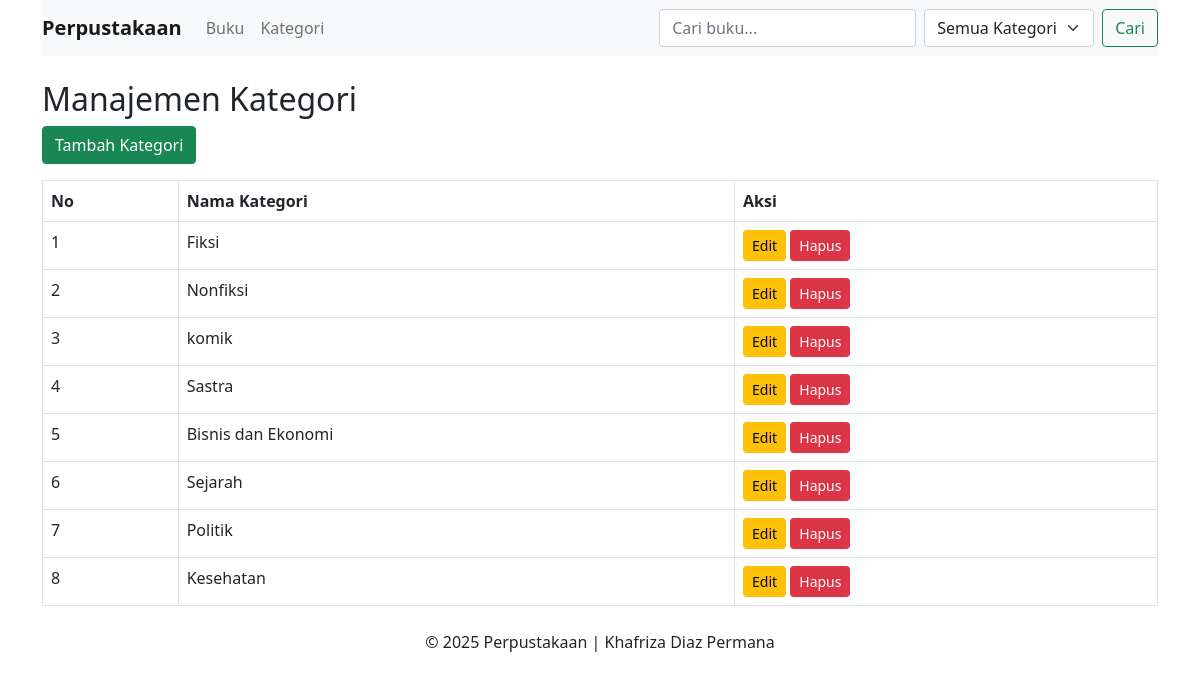
Page /index.php/kategori on the committed database.
### tables this page shows
CREATE TABLE `kategori` (
  `id_kategori` int(11) NOT NULL,
  `nama_kategori` varchar(100) NOT NULL
);

### application/controllers/Kategori.php (called while the page is built, shortened)
<?php
class Kategori extends CI_Controller
{
    public function __construct()
    {
        $this->load->model('Kategori_model');
    }
    public function index()
    {
        $data['kategori'] = $this->Kategori_model->getAll();
        $this->load->view('template/header');
        $this->load->view('kategori/index', $data);
        $this->load->view('template/footer');
    }
}

### index.php (called while the page is built, shortened)
<?php
require_once BASEPATH . 'core/CodeIgniter.php';

### application/models/Kategori_model.php (called while the page is built, shortened)
<?php
class Kategori_model extends CI_Model
{
    public function getAll()
    {
        return $this->db->get('kategori')->result();
    }
}

### application/views/kategori/index.php (the view)
<div class="container mt-4">
    <h2>Manajemen Kategori</h2>
    <a href="<?= site_url('kategori/tambah') ?>" class="btn btn-success mb-3">Tambah Kategori</a>
    <table class="table table-bordered">
        <thead>
            <tr>
                <th>No</th>
                <th>Nama Kategori</th>
                <th>Aksi</th>
            </tr>
        </thead>
        <tbody>
            <?php $no = 1;
            foreach ($kategori as $k) : ?>
                <tr>
                    <td><?= $no++ ?></td>
                    <td><?= $k->nama_kategori ?></td>
                    <td>
                        <a href="<?= site_url('kategori/edit/' . $k->id_kategori) ?>" class="btn btn-warning btn-sm">Edit</a>
                        <a href="<?= site_url('kategori/hapus/' . $k->id_kategori) ?>" class="btn btn-danger btn-sm" onclick="return confirm('Yakin mau hapus?')">Hapus</a>
                    </td>
                </tr>
            <?php endforeach ?>
        </tbody>
    </table>
</div>

### rows in the picture
kategori: nama_kategori "Fiksi"
kategori: nama_kategori "Nonfiksi"
kategori: nama_kategori "komik"
kategori: nama_kategori "Sastra"
kategori: nama_kategori "Bisnis dan Ekonomi"
kategori: nama_kategori "Sejarah"
kategori: nama_kategori "Politik"
kategori: nama_kategori "Kesehatan"
